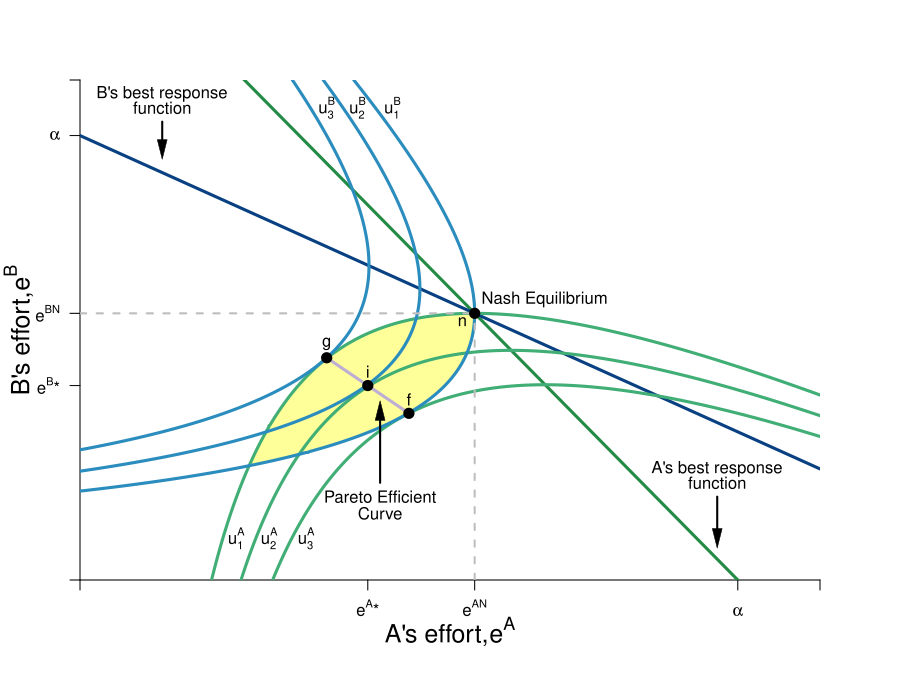

The script that saved this image:
#Graph Designer: Simon Halliday & Madeleine Wettach '20
#Authors: Bowles, Foley and Halliday
#Title: Coordination, Conflict and Competition: A Text in Microeconomics

require(shape)
pdf(file = "coordination_failures/step_by_step_graphs_6/coord_brfs_utilities_step3.pdf", width = 9, height = 7)

#Set parameters for graphics
axislabelsize <- 1.5
graphlinewidth <- 3
segmentlinewidth <- 2

COL <- c("#7fc97f", "#beaed4", "#fdc086", "#ffff99", "#386cb0", "#f0027f", "#bf5b17", "#666666")
COLA <- c("#99d8c9","#66c2a4","#41ae76", "#238b45", "#005824")
COLB <- c("#4eb3d3", "#2b8cbe", "#0868ac","#084081")

par(mar =  c(6, 4, 4, 4))

uA <- function(ea, eb, alpha = 16, beta = 1/24) {
  alpha*(1 - beta*eb)*ea - 0.5*(ea)^2
}

uB <- function(ea, eb, alpha = 16, beta = 1/24) {
  alpha*(1 - beta*ea)*eb - 0.5*(eb)^2
}

brfB <- function(ea, alpha = 16, beta = 1/24) {
  alpha*(1 - beta*ea)
}

brfA <- function(ea, alpha = 16, beta = 1/24) {
  (alpha - ea)/(alpha * beta)
}

brfPE <- function(ea, alpha = 16, beta = 1/12) {
  alpha*(1 - beta*ea)
}

indiffeA <- function(ea, alpha = 16, beta = 1/24, uA = 46.08) {
  1/beta - (0.5*ea)/(alpha*beta) - uA/(alpha*beta*ea)
}

indiffB <- function(eb, alpha = 16, beta = 1/24, uB = 46.08) {
  (alpha*eb - uB - 0.5*eb^2)/(alpha*beta*eb)
}

indiffB2 <- function(ea, alpha = 16, beta = 1/24, uB = 46.08) {
  sqrt(alpha^2*(beta*ea - 1)^2 - 2*uB) - alpha*beta*ea + alpha
}

indiffB3 <- function(ea, alpha = 16, beta = 1/24, uB = 46.08) {
  -sqrt(alpha^2*(beta*ea - 1)^2 - 2*uB) - alpha*beta*ea + alpha
}


#Input into Wolfram Alpha: solve for x y = 1/b - (0.5*x)/(a*b) - u/(a*b*x)

# indiffAlowB <- function(eb, alpha = 16, beta = 1/24, uA = 46.08) {
#   0.5*(-sqrt((2*alpha*beta*eb - 2*alpha)^2 - 8*uA)) - 2*alpha*beta*eb + 2*alpha
# }
# 
# indiffAlow <- function(ea, alpha = 16, beta = 1/24, uA = 46.08) {
#   0.5*(-sqrt((2*alpha*beta*ea - 2*alpha)^2 - 8*uA)) - 2*alpha*beta*ea + 2*alpha
# }
# 
# indiffAgain <- function(ea, alpha = 16, beta = 1/24, uA = 46.08) {
#   (-2*alpha*ea +2*uA + ea^2 )/ ( 2 * alpha * beta * ea)
# }

xlims <- c(0, 18)
ylims <- c(0, 18)

npts <- 501 
x <- seq(xlims[1], xlims[2], length.out = npts)
y <- seq(ylims[1], ylims[2], length.out = npts) 
a <- c(46.08, 55, 64)
b <- c(46.08, 55, 64)


#B's value when at A's bliss point
#0.35*log(5.88) + 0.35*log(8.88) + 0.5*log(10 - 5.88) + 0.5*log(15 - 8.88) 

#B's bliss point x = 4.11765; y = 6.17647
#A's value when at A's bliss point
#0.5*log(4.11765) + 0.5*log(6.17647) + 0.35*log(10 - 4.11765) + 0.35*log(15 - 6.17647) 


plot(0, 0, xlim = xlims, ylim = ylims, type = "n",
     xlab = expression(paste("")),
     ylab = expression(paste("")), 
     xaxt = "n", 
     yaxt = "n", 
     cex.lab = axislabelsize, 
     bty = "n",
     xaxs="i", 
     yaxs="i")

# ticksy <- seq(from = 0, to = ylims[2], by = 2)
# ylabels <- seq(from = 0, to = ylims[2], by = 2)
# ticksx <- seq(from = 0, to = xlims[2], by = 2)
# xlabels <- seq(from = 0, to = xlims[2], by = 2)
ticksy <- c(0, 7, 9.6, 16, 18)
ylabels <- c(NA, expression(paste(e^B,"*")), expression(paste(e^{BN})), expression(paste(alpha)), NA)
ticksx <- c(0, 7, 9.6, 16, 18)
xlabels <- c(NA, expression(paste(e^A,"*")), expression(paste(e^{AN})), expression(paste(alpha)), NA)


axis(1, at = ticksx, pos = 0, labels = xlabels)
axis(2, at = ticksy, pos = 0, labels = ylabels, las = 1)

npts <- 500 
xx1 <- seq(xlims[1], xlims[2], length.out = npts)


#I need something like xx1 with npts for 
xpoly1 <- seq(from = 4.1, to = 9.6, length.out = 500)
ypoly1 <- indiffA(xpoly1, uA = 46.08, alpha = 16, beta = 1/24)
ypoly2 <- indiffB3(xpoly1, uB = 46.08, alpha = 16, beta = 1/24)
polygon(x = c(xpoly1, rev(xpoly1)), y = c(ypoly1, rev(ypoly2)), col=COL[4], density=NULL, border = NA)



lines(xx1, brfA(xx1, alpha = 16, beta = 1/24), col = COLA[4], lwd = graphlinewidth)
lines(xx1, brfB(xx1, alpha = 16, beta = 1/24), col = COLB[4], lwd = graphlinewidth)
#lines(xx1, indiffA(xx1, alpha = 16, beta = 1/24, uA = 46.08), col = COL[2], lwd = graphlinewidth)
#lines(xx1, indiffB(xx1, alpha = 16, beta = 1/24, uB = 42), col = COL[2], lwd = graphlinewidth)
#lines(xx1, indiffB2(xx1, alpha = 16, beta = 1/24, uB = 46.08), col = COL[2], lwd = graphlinewidth)
#lines(xx1, indiffB3(xx1, alpha = 16, beta = 1/24, uB = 46.08), col = COL[2], lwd = graphlinewidth)
#lines(xx1, indiffAlow(xx1, uA = 42, alpha = 16, beta = 1/24), col = COL[2], lwd = graphlinewidth)
#lines(xx1, indiffAgain(xx1, uA = 42, alpha = 16, beta = 1/24), col = COL[2], lwd = graphlinewidth)


#persp(x, y, outer(x, y, u), ticktype="detailed") 
contour(y, x, 
        outer(x, y, uA),
        #labels = c("v1", "v2", "v3"),
        drawlabels = FALSE,
        col = COLA[3],
        #xlab = expression(paste("A's Apples, ", x)),
        #ylab = expression(paste("A's Oranges, ", y)),
        #cex.lab = axislabelsize,
        lwd = graphlinewidth,
        levels = a, 
        xaxs="i", 
        yaxs="i", 
        add = TRUE) 

mtext(expression(paste("A's effort,", e^A)), side=1, line = 2.5, cex = axislabelsize)
text(-1.5, 9, expression(paste("B's effort,", e^B)), xpd = TRUE, cex = axislabelsize, srt = 90) 

#Add arrows:
#arrows(-0.8, 10, -0.8, 14, xpd = TRUE, length=0.1,angle=40,lwd=3)
#arrows(6.2, -1.7, 9, -1.7, xpd = TRUE, length=0.1,angle=40,lwd=3)


contour(x, y, 
        outer(x, y, uB),
        #labels = c("v1", "v2", "v3"),
        drawlabels = FALSE,
        col = COLB[2],
        #xlab = expression(paste("")),
        #ylab = expression(paste("")),
        lwd = graphlinewidth,
        levels = b, 
        add = TRUE
        #xaxs="i", 
        #yaxs="i"
) 


#segments(4.11765, 6.17647, 5.88, 8.88, lty = 1, col = COL[2] , lwd = graphlinewidth)
text(7.3, 3, expression("Pareto Efficient"))
text(7.3, 2.4, expression("Curve"))
Arrows(7.3, 3.5, 7.3, 6.1, col = "black", lty = 1, lwd = 2, arr.type = "triangle", arr.lwd = 0.5)

#Label the iso-welfare functions for the HG, Aisha
text(3.8, 1.5, expression(u[1]^A))
text(4.6, 1.5, expression(u[2]^A))
text(5.5, 1.5, expression(u[3]^A))
#text(6.6, 8.3, expression(u[4]^A))

#Label the indifference curves for the HG, Betty
text(7.6, 17, expression(u[1]^B))
text(6.75, 17, expression(u[2]^B))
text(6, 17, expression(u[3]^B))
#text(3.4, 6.9, expression(v[4]^B))

#Label Nash Equilibrium 
segments(0, 9.6, 9.6, 9.6, lty = 2, col = "gray" , lwd = segmentlinewidth)
segments(9.6, 0, 9.6, 9.6, lty = 2, col = "gray" , lwd = segmentlinewidth)
points(9.6, 9.6, pch = 16, col = "black", cex = 1.5)
text(11.3, 10.1, expression(paste("Nash Equilibrium")))
text(9.3, 9.3, expression(paste("n")))


#Annotate Pareto Efficient Curve and relevant points
segments(8, 6, 6, 8, lty = 1, col = COL[2] , lwd = graphlinewidth)
points(6, 8, pch = 16, col = "black", cex = 1.5)
text(6, 8.5, expression(paste("g")))

points(8, 6, pch = 16, col = "black", cex = 1.5)
text(7, 7.5, expression(paste("i")))

points(7, 7, pch = 16, col = "black", cex = 1.5)
text(8, 6.5, expression(paste("f")))

#points(5.84, 8.77, pch = 16, col = "black", cex = 1.5)

#A's brf
text(2, 17.5, expression(paste("B's best response")))
text(2, 17, expression(paste("function")))
Arrows(2, 16.5, 2, 15.5, col = "black", lty = 1, lwd = 2, arr.type = "triangle", arr.lwd = 0.5)

#B's brf
text(15.5, 4, expression(paste("A's best response")))
text(15.5, 3.5, expression(paste("function")))
Arrows(15.5, 3, 15.5, 1.5, col = "black", lty = 1, lwd = 2, arr.type = "triangle", arr.lwd = 0.5)


dev.off()
